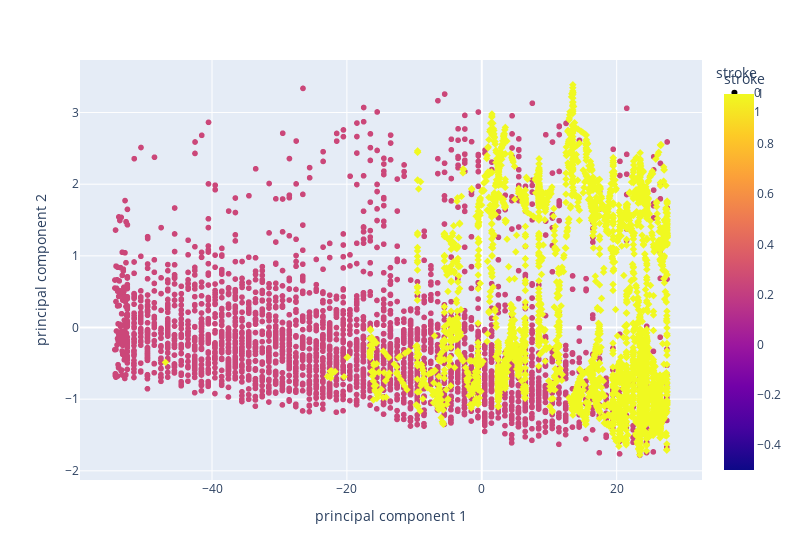

Notebook code cell kept with this figure:
### Code cell
##add a prediction group for sample data points based on pca and plot the data points of the principal components on stroke using only principal component 1 and principal component 2
import plotly.express as px
stroke_pca_df = pd.DataFrame(
    data=X_train_pca2, columns=["principal component 1", "principal component 2", "principal component 3", "principal component 4"]
)
stroke_pca_df["stroke"] = y_resampled2
fig = px.scatter(stroke_pca_df, # Changed stroke_pca to stroke_pca_df
    x="principal component 1",
    y="principal component 2",
                 color="stroke",
    symbol="stroke",
    width=800,
)
fig

### Figure 1 — Plotly figure (JSON) as saved in the notebook; plotly's stock layout.template omitted (floating-point values rounded to 4 significant figures; data arrays with more than 128 entries replaced by an {"elided": "..."} marker saying what was removed)
{"data": [{"hovertemplate": "stroke=%{marker.color}<br>principal component 1=%{x}<br>principal component 2=%{y}<extra></extra>", "legendgroup": "0", "marker": {"color": {"elided": "3039 int values"}, "coloraxis": "coloraxis", "symbol": "circle"}, "mode": "markers", "name": "0", "showlegend": true, "type": "scattergl", "x": {"elided": "3039 float values"}, "xaxis": "x", "y": {"elided": "3039 float values"}, "yaxis": "y"}, {"hovertemplate": "stroke=%{marker.color}<br>principal component 1=%{x}<br>principal component 2=%{y}<extra></extra>", "legendgroup": "1", "marker": {"color": {"elided": "3727 int values"}, "coloraxis": "coloraxis", "symbol": "diamond"}, "mode": "markers", "name": "1", "showlegend": true, "type": "scattergl", "x": {"elided": "3727 float values"}, "xaxis": "x", "y": {"elided": "3727 float values"}, "yaxis": "y"}], "layout": {"coloraxis": {"colorbar": {"title": {"text": "stroke"}}, "colorscale": [[0, "#0d0887"], [0.1111, "#46039f"], [0.2222, "#7201a8"], [0.3333, "#9c179e"], [0.4444, "#bd3786"], [0.5556, "#d8576b"], [0.6667, "#ed7953"], [0.7778, "#fb9f3a"], [0.8889, "#fdca26"], [1, "#f0f921"]]}, "legend": {"title": {"text": "stroke"}, "tracegroupgap": 0}, "margin": {"t": 60}, "width": 800, "xaxis": {"anchor": "y", "domain": [0, 1], "title": {"text": "principal component 1"}}, "yaxis": {"anchor": "x", "domain": [0, 1], "title": {"text": "principal component 2"}}}}
